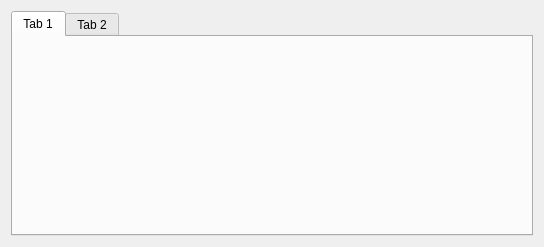
<?xml version="1.0" encoding="UTF-8"?>
<ui version="4.0">
 <class>Layers</class>
 <widget class="QWidget" name="Layers">
  <property name="geometry">
   <rect>
    <x>0</x>
    <y>0</y>
    <width>544</width>
    <height>247</height>
   </rect>
  </property>
  <layout class="QGridLayout" name="gridLayout" rowstretch="1">
   <item row="0" column="0" colspan="2">
    <widget class="QTabWidget" name="groups">
     <widget class="QWidget" name="tab">
      <attribute name="title">
       <string>Tab 1</string>
      </attribute>
     </widget>
     <widget class="QWidget" name="tab_2">
      <attribute name="title">
       <string>Tab 2</string>
      </attribute>
     </widget>
    </widget>
   </item>
  </layout>
 </widget>
 <resources/>
 <connections/>
</ui>
